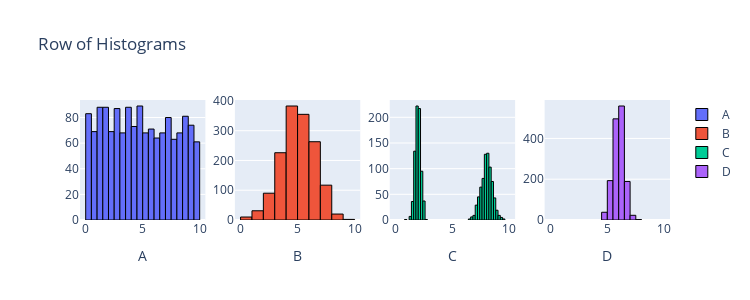

Notebook code for this chart:
### Markdown cell above
#### 4. Run the code below and look at the resulting figure of distrubutions and then answer the following questions

1. Which datasets have similar means and similar variances
2. Which datasets have similar means but quite different variances
3. Which datasets have similar variances but quite different means
4. Which datasets have quite different means and quite different variances
    
<details class="details-example"><summary style="color:blue"><u>Further Guidance</u></summary>
    
> Can you answer these questions immediately? If not, first review what the basic ideas of **sample means** and **sample standard deviations** (and **sample variances**) are. Their mathematical definitions are given below, and are useful for understanding the intuition of these concepts in terms of "averages" of things, like "observations" or "squared differences" (and then perhaps square-rooted). But there are other ways to "intuitively visually" understand **sample means** and **sample standard deviations** (and **sample variances**) which a ChatBot would be able to discuss with you.
>
> - sample mean $\displaystyle \bar x = \frac{1}{n}\sum_{i=1}^n x_i$ 
> - sample variance $\displaystyle s^2 = \frac{1}{n-1}\sum_{i=1}^n (x_i-\bar x)^2$
> - sample standard deviation $\displaystyle s = \sqrt{s^2}$
>
> It's potentially maybe possible that you or a ChatBot could answer these questions by looking at the code that produced the data you're considering. But if you're trying to check and understand things that way, you should instead consider just calculate the statistics that answer the questions themselves...
> - `np.mean(df.col)` or `df.col.mean()`
> - `np.std(df.col, dof=1)` / `np.var(df.col, dof=1)` or `df.col.std(dof=1)` / `df.col.var(dof=1)`
>
> _If you are resorting to calculating the statistics that answer the questions, try to understand the answers after you have them... just getting the "right" answers kind of defeats the point of this exercise..._
>
> - The difference between trying to answer this question using the code that produced the data versus calculating the statistics from the data comes down to the difference between **parameters** and **statistics**, but this will be discussed in the lecture... in the meantime, howevever, if you're curious about this... you could consider prompting a ChatBot to explain the difference between **parameters** and **statistics**...
>     - ... this would naturally lead to some discussion of the relationship between **populations** and **samples**, and from there it would only be a little further to start working to understand the relationship between **statistics** and **parameters** and how they connect to *populations* and *samples* (and hence each other)...    
    
</details>

### Code cell
from scipy import stats
import plotly.graph_objects as go
from plotly.subplots import make_subplots
import numpy as np

n = 1500
data1 = stats.uniform.rvs(0, 10, size=n)
data2 = stats.norm.rvs(5, 1.5, size=n)
data3 = np.r_[stats.norm.rvs(2, 0.25, size=int(n/2)), stats.norm.rvs(8, 0.5, size=int(n/2))]
data4 = stats.norm.rvs(6, 0.5, size=n)

fig = make_subplots(rows=1, cols=4)

fig.add_trace(go.Histogram(x=data1, name='A', nbinsx=30, marker=dict(line=dict(color='black', width=1))), row=1, col=1)
fig.add_trace(go.Histogram(x=data2, name='B', nbinsx=15, marker=dict(line=dict(color='black', width=1))), row=1, col=2)
fig.add_trace(go.Histogram(x=data3, name='C', nbinsx=45, marker=dict(line=dict(color='black', width=1))), row=1, col=3)
fig.add_trace(go.Histogram(x=data4, name='D', nbinsx=15, marker=dict(line=dict(color='black', width=1))), row=1, col=4)

fig.update_layout(height=300, width=750, title_text="Row of Histograms")
fig.update_xaxes(title_text="A", row=1, col=1)
fig.update_xaxes(title_text="B", row=1, col=2)
fig.update_xaxes(title_text="C", row=1, col=3)
fig.update_xaxes(title_text="D", row=1, col=4)
fig.update_xaxes(range=[-0.5, 10.5])

for trace in fig.data:
    trace.xbins = dict(start=0, end=10)
    
# This code was produced by just making requests to Microsoft Copilot
# https://github.com/pointOfive/stat130chat130/blob/main/CHATLOG/wk3/COP/SLS/0001_concise_makeAplotV1.md

fig.show() # USE `fig.show(renderer="png")` FOR ALL GitHub and MarkUs SUBMISSIONS

### Figure 1 — Plotly figure (JSON) as saved in the notebook; plotly's stock layout.template omitted (floating-point values rounded to 4 significant figures; data arrays with more than 128 entries replaced by an {"elided": "..."} marker saying what was removed)
{"data": [{"marker": {"line": {"color": "black", "width": 1}}, "name": "A", "nbinsx": 30, "type": "histogram", "x": {"elided": "1500 float values"}, "xaxis": "x", "xbins": {"end": 10, "start": 0}, "yaxis": "y"}, {"marker": {"line": {"color": "black", "width": 1}}, "name": "B", "nbinsx": 15, "type": "histogram", "x": {"elided": "1500 float values"}, "xaxis": "x2", "xbins": {"end": 10, "start": 0}, "yaxis": "y2"}, {"marker": {"line": {"color": "black", "width": 1}}, "name": "C", "nbinsx": 45, "type": "histogram", "x": {"elided": "1500 float values"}, "xaxis": "x3", "xbins": {"end": 10, "start": 0}, "yaxis": "y3"}, {"marker": {"line": {"color": "black", "width": 1}}, "name": "D", "nbinsx": 15, "type": "histogram", "x": {"elided": "1500 float values"}, "xaxis": "x4", "xbins": {"end": 10, "start": 0}, "yaxis": "y4"}], "layout": {"height": 300, "title": {"text": "Row of Histograms"}, "width": 750, "xaxis": {"anchor": "y", "domain": [0, 0.2125], "range": [-0.5, 10.5], "title": {"text": "A"}}, "xaxis2": {"anchor": "y2", "domain": [0.2625, 0.475], "range": [-0.5, 10.5], "title": {"text": "B"}}, "xaxis3": {"anchor": "y3", "domain": [0.525, 0.7375], "range": [-0.5, 10.5], "title": {"text": "C"}}, "xaxis4": {"anchor": "y4", "domain": [0.7875, 1], "range": [-0.5, 10.5], "title": {"text": "D"}}, "yaxis": {"anchor": "x", "domain": [0, 1]}, "yaxis2": {"anchor": "x2", "domain": [0, 1]}, "yaxis3": {"anchor": "x3", "domain": [0, 1]}, "yaxis4": {"anchor": "x4", "domain": [0, 1]}}}
